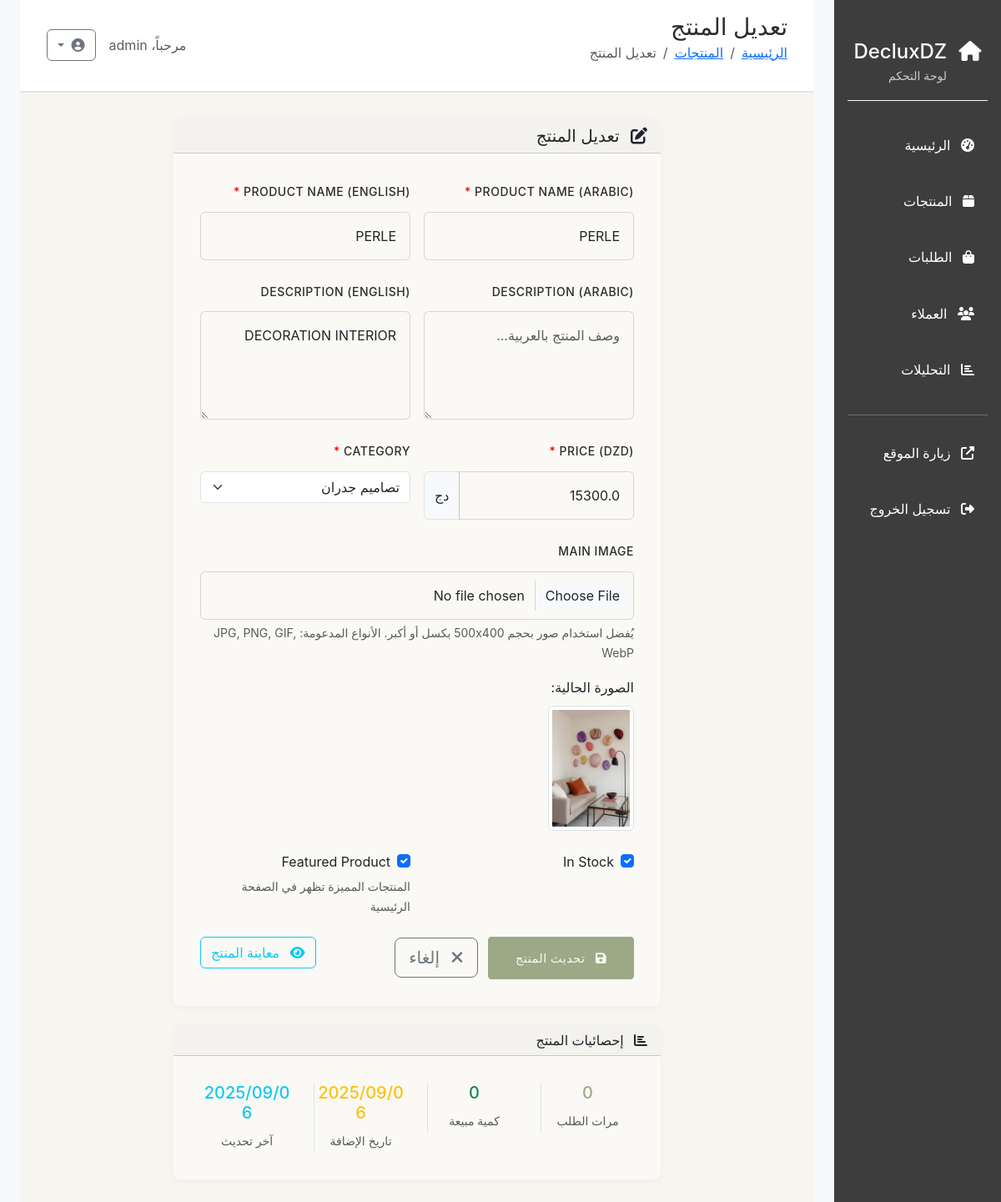
Screenshot of /admin/products/edit/3 (signed in) with the database file from the repository.
### models.py (models this page shows)
class Product(db.Model):
    id = db.Column(db.Integer, primary_key=True)
    name = db.Column(db.String(200), nullable=False)
    name_ar = db.Column(db.String(200), nullable=False)
    description = db.Column(db.Text)
    description_ar = db.Column(db.Text)
    price = db.Column(db.Float, nullable=False)
    category_id = db.Column(db.Integer, db.ForeignKey('category.id'), nullable=False)
    image_url = db.Column(db.String(200))
    additional_images = db.Column(db.Text)  # JSON string of image URLs
    in_stock = db.Column(db.Boolean, default=True)
    featured = db.Column(db.Boolean, default=False)
    created_at = db.Column(db.DateTime, default=datetime.utcnow)
    updated_at = db.Column(db.DateTime, default=datetime.utcnow, onupdate=datetime.utcnow)
    order_items = db.relationship('OrderItem', backref='product', lazy=True)

### admin_routes.py (the view)
    def decorated_function(*args, **kwargs):
        if 'admin_id' not in session:
            flash('يجب تسجيل الدخول للوصول إلى لوحة التحكم', 'error')
            return redirect(url_for('admin_login'))
        return f(*args, **kwargs)

### forms.py
class ProductForm(FlaskForm):
    name = StringField('Product Name (English)', validators=[DataRequired(), Length(max=200)])
    name_ar = StringField('Product Name (Arabic)', validators=[DataRequired(), Length(max=200)])
    description = TextAreaField('Description (English)')
    description_ar = TextAreaField('Description (Arabic)')
    price = FloatField('Price (DZD)', validators=[DataRequired(), NumberRange(min=0)])
    category_id = SelectField('Category', coerce=int, validators=[DataRequired()])
    image = FileField('Main Image', validators=[FileAllowed(['jpg', 'jpeg', 'png', 'gif', 'webp'])])
    in_stock = BooleanField('In Stock')
    featured = BooleanField('Featured Product')

### admin_routes.py (called while the page is built, shortened)
def admin_required(f):
    def decorated_function(*args, **kwargs):
        if 'admin_id' not in session:
            flash('يجب تسجيل الدخول للوصول إلى لوحة التحكم', 'error')
            return redirect(url_for('admin_login'))
        return f(*args, **kwargs)
    decorated_function.__name__ = f.__name__
    return decorated_function

@app.route('/admin/products/edit/<int:id>', methods=['GET', 'POST'])
@admin_required
def admin_edit_product(id):
    product = Product.query.get_or_404(id)
    form = ProductForm(obj=product)
    categories = Category.query.all()
    form.category_id.choices = [(c.id, c.name_ar) for c in categories]
    return render_template('admin/product_form.html', form=form, product=product, title='تعديل المنتج')

### app.py (called while the page is built)
@app.context_processor
def inject_csrf_token():
    return dict(csrf_token=generate_csrf)

### routes.py (called while the page is built)
@app.context_processor
def inject_cart_count():
    cart_count = 0
    if 'cart' in session:
        cart_count = sum(session['cart'].values())
    return {'cart_count': cart_count}

### templates/admin/product_form.html (shortened to what this page needs)
{% extends "admin/base.html" %}
{% block page_title %}{{ title }}{% endblock %}
{% block breadcrumb %}
<nav aria-label="breadcrumb">
    <ol class="breadcrumb">
        <li class="breadcrumb-item"><a href="{{ url_for('admin_dashboard') }}">الرئيسية</a></li>
        <li class="breadcrumb-item"><a href="{{ url_for('admin_products') }}">المنتجات</a></li>
        <li class="breadcrumb-item active">{{ title }}</li>
    </ol>
</nav>
{% endblock %}
{% block content %}
<div class="row">
    <div class="col-lg-8 mx-auto">
        <div class="card">
            <div class="card-header">
                <h5 class="mb-0">
                    <i class="fas fa-{{ 'edit' if product else 'plus' }} me-2"></i>
                    {{ title }}
                </h5>
            </div>
            <div class="card-body">
                <form method="POST" enctype="multipart/form-data" class="needs-validation" novalidate>
                    <div class="row g-3 mb-4">
                        <div class="col-md-6">
                            {{ form.name_ar.label(class="form-label required") }}
                            {{ form.name_ar(class="form-control", required=True) }}
                        </div>
                        <div class="col-md-6">
                            {{ form.name.label(class="form-label required") }}
                            {{ form.name(class="form-control", required=True) }}
                        </div>
                    </div>
                    <div class="row g-3 mb-4">
                        <div class="col-md-6">
                            {{ form.description_ar.label(class="form-label") }}
                            {{ form.description_ar(class="form-control", rows="4", placeholder="وصف المنتج بالعربية...") }}
                        </div>
                        <div class="col-md-6">
                            {{ form.description.label(class="form-label") }}
                            {{ form.description(class="form-control", rows="4", placeholder="Product description in English...") }}
                        </div>
                    </div>
                    <div class="row g-3 mb-4">
                        <div class="col-md-6">
                            {{ form.price.label(class="form-label required") }}
                            <div class="input-group">
                                {{ form.price(class="form-control", required=True, min="0", step="0.01") }}
                                <span class="input-group-text">دج</span>
                            </div>
                        </div>
                        <div class="col-md-6">
                            {{ form.category_id.label(class="form-label required") }}
                            {{ form.category_id(class="form-select", required=True) }}
                        </div>
                    </div>
                    <div class="mb-4">
                        {{ form.image.label(class="form-label") }}
                        {{ form.image(class="form-control", accept="image/*") }}
                        <div class="form-text">
                            يُفضل استخدام صور بحجم 500x400 بكسل أو أكبر. الأنواع المدعومة: JPG, PNG, GIF, WebP
                        </div>
                        {% if product and product.image_url %}
                        <div class="mt-3">
                            <p class="mb-2 fw-bold">الصورة الحالية:</p>
                            <img src="{{ url_for('static', filename='uploads/' + product.image_url) }}"
                                 class="img-thumbnail" style="max-width: 200px; max-height: 150px; object-fit: cover;"
                                 alt="{{ product.name_ar }}">
                        </div>
                        {% endif %}
                    </div>
                    <div class="row g-3 mb-4">
                        <div class="col-md-6">
                            <div class="form-check">
                                {{ form.in_stock(class="form-check-input") }}
                                {{ form.in_stock.label(class="form-check-label") }}
                            </div>
                        </div>
                        <div class="col-md-6">
                            <div class="form-check">
                                {{ form.featured(class="form-check-input") }}
                                {{ form.featured.label(class="form-check-label") }}
                            </div>
                            <div class="form-text">
                                المنتجات المميزة تظهر في الصفحة الرئيسية
                            </div>
                        </div>
                    </div>
                    <div class="d-flex justify-content-between">
                        <div>
                            <button type="submit" class="btn btn-primary btn-lg">
                                <i class="fas fa-save me-2"></i>
                                {{ 'تحديث المنتج' if product else 'إضافة المنتج' }}
                            </button>
                            <a href="{{ url_for('admin_products') }}" class="btn btn-outline-secondary btn-lg ms-2">
                                <i class="fas fa-times me-2"></i>
                                إلغاء
                            </a>
                        </div>
                        {% if product %}
                        <div>
                            <a href="{{ url_for('product_detail', id=product.id) }}"
                               class="btn btn-outline-info" target="_blank">
                                <i class="fas fa-eye me-2"></i>
                                معاينة المنتج
                            </a>
                        </div>
                        {% endif %}
                    </div>
                </form>
            </div>
        </div>
        {% if product %}
        <div class="card mt-4">
            <div class="card-header">
                <h6 class="mb-0">
                    <i class="fas fa-chart-bar me-2"></i>
                    إحصائيات المنتج
                </h6>
            </div>
            <div class="card-body">
                <div class="row text-center">
                    <div class="col-md-3">
                        <div class="border-end">
                            <h5 class="text-primary">{{ product.order_items|length }}</h5>
                            <small class="text-muted">مرات الطلب</small>
                        </div>
                    </div>
                    <div class="col-md-3">
                        <div class="border-end">
                            <h5 class="text-success">
                                {{ product.order_items|sum(attribute='quantity') or 0 }}
                            </h5>
                            <small class="text-muted">كمية مبيعة</small>
                        </div>
                    </div>
                    <div class="col-md-3">
                        <div class="border-end">
                            <h5 class="text-warning">{{ product.created_at.strftime('%Y/%m/%d') }}</h5>
                            <small class="text-muted">تاريخ الإضافة</small>
                        </div>
                    </div>
                    <div class="col-md-3">
                        <h5 class="text-info">{{ product.updated_at.strftime('%Y/%m/%d') }}</h5>
                        <small class="text-muted">آخر تحديث</small>
                    </div>
                </div>
            </div>
        </div>
        {% endif %}
    </div>
</div>
{% endblock %}

### static/css/style.css (style rules this page uses)
:root { --primary-color: #3d3d3d; --secondary-color: #d4a574; --accent-color: #9ca986; --text-dark: #2c2c2c; --text-light: #8b8680; --bg-light: #f7f5f0; --border-color: #e8e5e0; --success-color: #9ca986; --error-color: #c67b5c; --warning-color: #d4a574; --cream: #fdfcf9; --warm-white: #faf9f6; --sage: #9ca986; --camel: #d4a574; --linen: #f7f5f0; }
html[dir="rtl"] { font-family: 'Cairo', 'Crimson Text', serif; }
body { font-family: 'Inter', -apple-system, BlinkMacSystemFont, 'Segoe UI', Roboto, sans-serif; background-color: var(--cream); color: var(--text-dark); line-height: 1.7; -webkit-font-smoothing: antialiased; }
.card { border: none; border-radius: 8px; background-color: var(--warm-white); box-shadow: 0 2px 8px rgba(0, 0, 0, 0.04); transition: all 0.4s ease; overflow: hidden; }
.btn-primary { background-color: var(--accent-color); border-color: var(--accent-color); color: var(--warm-white); border-radius: 4px; font-weight: 500; padding: 0.875rem 2rem; font-size: 0.9rem; text-transform: uppercase; letter-spacing: 0.5px; transition: all 0.3s ease; }
.form-control { border: 1px solid rgba(139, 134, 128, 0.3); border-radius: 6px; padding: 1rem; background-color: var(--warm-white); transition: border-color 0.3s ease; }
.form-label { font-weight: 500; color: var(--text-dark); margin-bottom: 0.75rem; text-transform: uppercase; letter-spacing: 0.5px; font-size: 0.875rem; }
[dir="rtl"] { text-align: right; }
[dir="rtl"] .card-body { text-align: right; }
[dir="rtl"] .btn { text-align: center; }
.card-body { padding: 2rem; text-align: left; }
.text-primary { color: var(--accent-color) !important; }
.fw-bold { font-weight: 400 !important; }
.btn-primary { background-color: var(--accent-color) !important; border-color: var(--accent-color) !important; color: var(--warm-white) !important; }

### templates/admin/product_form.html (style rules this page uses)
.required::after { content: " *"; color: red; }

### rows the page displays
Product: name_ar "PERLE", name "PERLE", description "DECORATION INTERIOR", price "15300.0", category_id "تصاميم جدران", image_url (picture), in_stock "☑", featured "☑", created_at "2025/09/06", updated_at "2025/09/06"

### other values shown
{{ title }} "تعديل المنتج"
{{ session.admin_username }} "admin"
{{ 'تحديث المنتج' if product else 'إضافة المنتج' }} "تحديث المنتج"
{{ product.order_items|length }} "0"
{{ product.order_items|sum(attribute='quantity') or 0 }} "0"
